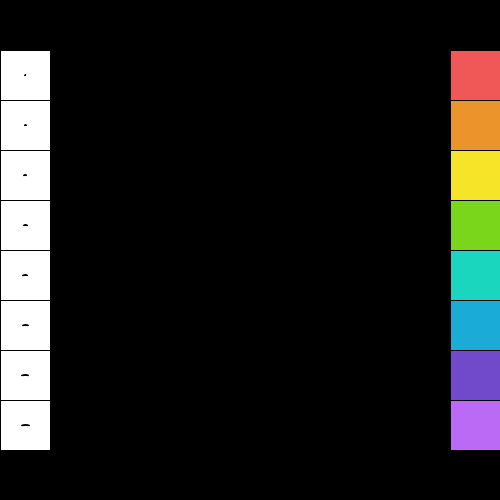
Frame 1 (no input)
Frame 60 (the mouse pressed at the canvas centre just before this capture): identical to frame 1, image omitted
Frame 120 (the mouse held since frame 60 and released just before this capture): identical to frame 1, image omitted

The Processing sketch that drew this single still picture (run headless with seeded random() and noise(); from frame 60 on, the mouse is pressed at the canvas centre):

// Processing sketch: week02_finalstrokecolor_and_stroke
// ── week02_finalstrokecolor_and_stroke.pde
void setup(){
  size(500, 500);
    background(0,0,0);
    rect(0, 50, 50, 50);ellipse(25, 25+50 , 1, 1);
    rect(0, 100, 50, 50);ellipse(25, 25+100, 2, 1);
    rect(0, 150, 50, 50);ellipse(25, 25+150, 3, 1);
    rect(0, 200, 50, 50);ellipse(25, 25+200, 4, 1);
    rect(0, 250, 50, 50);ellipse(25, 25+250, 5, 1);
    rect(0, 300, 50, 50);ellipse(25, 25+300, 6, 1);
    rect(0, 350, 50, 50);ellipse(25, 25+350, 7, 1);
    rect(0, 400, 50, 50);ellipse(25, 25+400, 8, 1);
    fill(#F05757);rect(450, 50, 50, 50);
    fill(#EA942B);rect(450, 100, 50, 50);
    fill(#F5E428);rect(450, 150, 50, 50);
    fill(#7AD61A);rect(450, 200, 50, 50);
    fill(#1AD6BE);rect(450, 250, 50, 50);
    fill(#1AABD6);rect(450, 300, 50, 50);
    fill(#704ACB);rect(450, 350, 50, 50);
    fill(#BA6AF5);rect(450, 400, 50, 50);
}
void draw(){
  if(mousePressed){
    if(mouseX<50){
        if(mouseY>1*50 && mouseY<1*50+50)  strokeWeight(1);
        if(mouseY>2*50 && mouseY<2*50+50)  strokeWeight(2);
        if(mouseY>3*50 && mouseY<3*50+50)  strokeWeight(3);
        if(mouseY>4*50 && mouseY<4*50+50)  strokeWeight(4);
        if(mouseY>5*50 && mouseY<5*50+50)  strokeWeight(5);
        if(mouseY>6*50 && mouseY<6*50+50)  strokeWeight(6);
        if(mouseY>7*50 && mouseY<7*50+50)  strokeWeight(7);
        if(mouseY>8*50 && mouseY<8*50+50)  strokeWeight(8);
    }else if(mouseX>450){
        if(mouseY>1*50 && mouseY<1*50+50)  stroke(#F05757);
        if(mouseY>2*50 && mouseY<2*50+50)  stroke(#EA942B);
        if(mouseY>3*50 && mouseY<3*50+50)  stroke(#F5E428);
        if(mouseY>4*50 && mouseY<4*50+50)  stroke(#7AD61A);
        if(mouseY>5*50 && mouseY<5*50+50)  stroke(#1AD6BE);
        if(mouseY>6*50 && mouseY<6*50+50)  stroke(#1AABD6);
        if(mouseY>7*50 && mouseY<7*50+50)  stroke(#704ACB);
        if(mouseY>8*50 && mouseY<8*50+50)  stroke(#BA6AF5);
    }
    else line(mouseX, mouseY, pmouseX, pmouseY); 
  }
}
